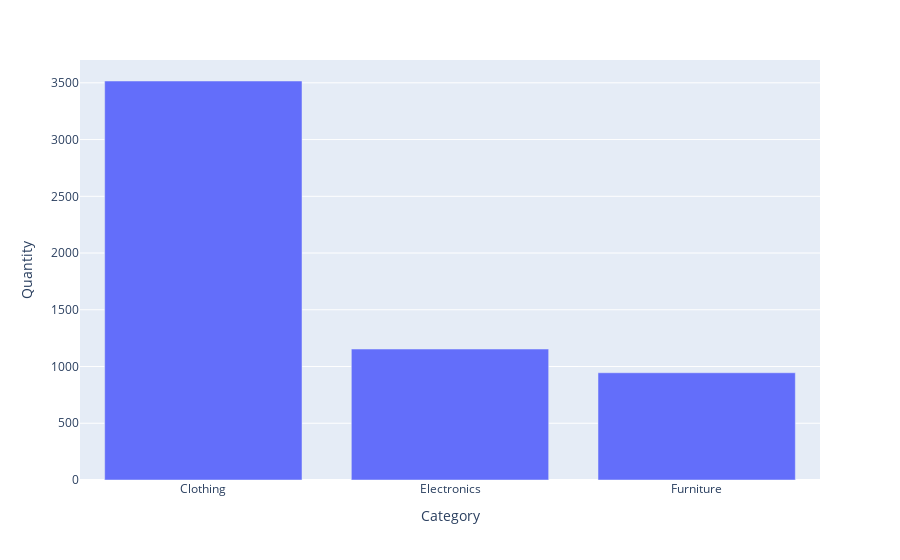
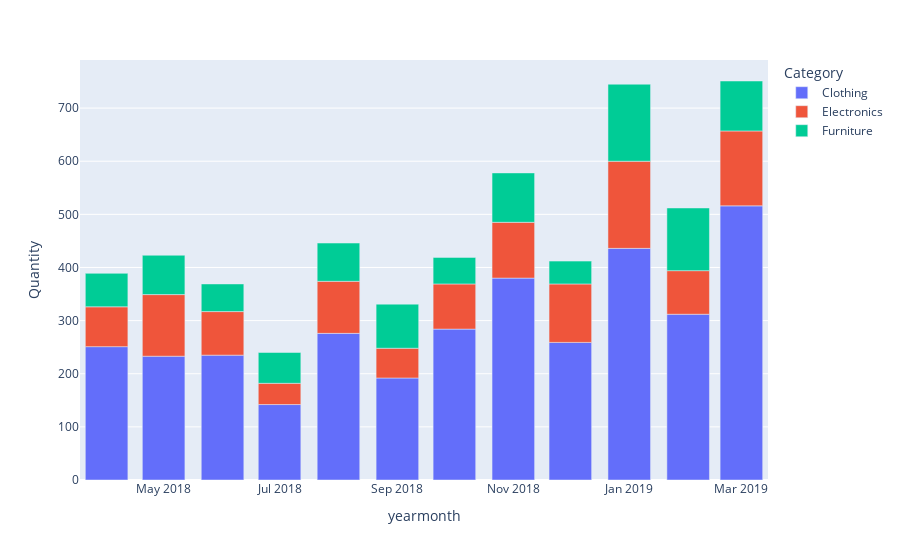

Notebook code cell kept with these figures, in order:
### Code cell
fig3 = bar_chart(data, 'Category', 'Quantity')
fig4 = bar_chart(data, 'yearmonth', 'Quantity', 'Category' )

### Figure 1 — Plotly figure (JSON) as saved in the notebook; plotly's stock layout.template omitted (floating-point values rounded to 4 significant figures)
{"data": [{"alignmentgroup": "True", "hovertemplate": "Category=%{x}<br>Quantity=%{y}<extra></extra>", "legendgroup": "", "marker": {"color": "#636efa", "pattern": {"shape": ""}}, "name": "", "offsetgroup": "", "orientation": "v", "showlegend": false, "textposition": "auto", "type": "bar", "x": ["Clothing", "Electronics", "Furniture"], "xaxis": "x", "y": [3516, 1154, 945], "yaxis": "y"}], "layout": {"barmode": "relative", "legend": {"tracegroupgap": 0}, "margin": {"t": 60}, "xaxis": {"anchor": "y", "domain": [0, 1], "title": {"text": "Category"}}, "yaxis": {"anchor": "x", "domain": [0, 1], "title": {"text": "Quantity"}}}}

### Figure 2 — Plotly figure (JSON) as saved in the notebook; plotly's stock layout.template omitted (floating-point values rounded to 4 significant figures)
{"data": [{"alignmentgroup": "True", "hovertemplate": "Category=Clothing<br>yearmonth=%{x}<br>Quantity=%{y}<extra></extra>", "legendgroup": "Clothing", "marker": {"color": "#636efa", "pattern": {"shape": ""}}, "name": "Clothing", "offsetgroup": "Clothing", "orientation": "v", "showlegend": true, "textposition": "auto", "type": "bar", "x": ["2018-04", "2018-05", "2018-06", "2018-07", "2018-08", "2018-09", "2018-10", "2018-11", "2018-12", "2019-01", "2019-02", "2019-03"], "xaxis": "x", "y": [251, 233, 235, 142, 276, 192, 284, 380, 259, 436, 312, 516], "yaxis": "y"}, {"alignmentgroup": "True", "hovertemplate": "Category=Electronics<br>yearmonth=%{x}<br>Quantity=%{y}<extra></extra>", "legendgroup": "Electronics", "marker": {"color": "#EF553B", "pattern": {"shape": ""}}, "name": "Electronics", "offsetgroup": "Electronics", "orientation": "v", "showlegend": true, "textposition": "auto", "type": "bar", "x": ["2018-04", "2018-05", "2018-06", "2018-07", "2018-08", "2018-09", "2018-10", "2018-11", "2018-12", "2019-01", "2019-02", "2019-03"], "xaxis": "x", "y": [75, 116, 82, 40, 98, 56, 85, 105, 110, 164, 82, 141], "yaxis": "y"}, {"alignmentgroup": "True", "hovertemplate": "Category=Furniture<br>yearmonth=%{x}<br>Quantity=%{y}<extra></extra>", "legendgroup": "Furniture", "marker": {"color": "#00cc96", "pattern": {"shape": ""}}, "name": "Furniture", "offsetgroup": "Furniture", "orientation": "v", "showlegend": true, "textposition": "auto", "type": "bar", "x": ["2018-04", "2018-05", "2018-06", "2018-07", "2018-08", "2018-09", "2018-10", "2018-11", "2018-12", "2019-01", "2019-02", "2019-03"], "xaxis": "x", "y": [63, 74, 52, 58, 72, 83, 50, 93, 43, 145, 118, 94], "yaxis": "y"}], "layout": {"barmode": "relative", "legend": {"title": {"text": "Category"}, "tracegroupgap": 0}, "margin": {"t": 60}, "xaxis": {"anchor": "y", "domain": [0, 1], "title": {"text": "yearmonth"}}, "yaxis": {"anchor": "x", "domain": [0, 1], "title": {"text": "Quantity"}}}}
